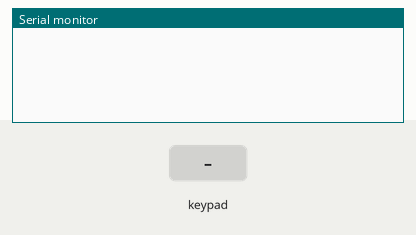
This sketch was run on a simulated Arduino Uno, built with avr-gcc and run on an emulated ATmega328P. Parts: the last lines printed to the serial monitor. Wiring (inferred from the names in the program): 8×8 keypad (labels assumed): rows pin 12, pin 11, pin 10, pin 9, pin 8, pin 7, pin 6, pin 13; columns pin 14, pin 15, pin 16, pin 17, pin 4, pin 3, pin 2, pin 5. Inputs (shaded band) come from the test bench.

Above: at 1.2 s.
1.3 s: key '1' pressed
At 2.2 s:
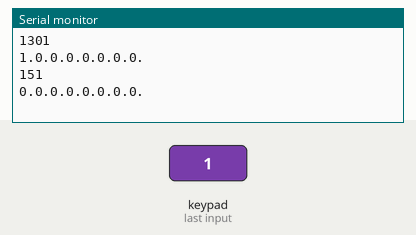
2.8 s: keypad keys 1 2 pressed 0.4 s apart
At 4.7 s:
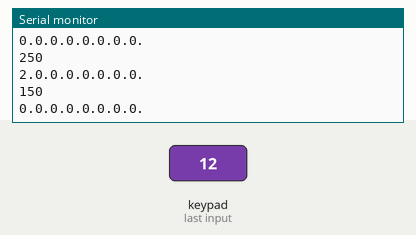
5.1 s: key '9' pressed
At 6.2 s:
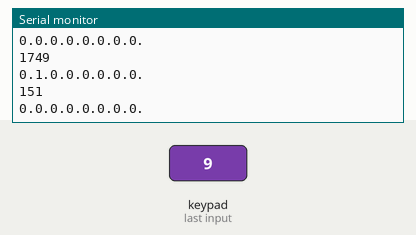
Timing chart, 0 to 8.1 s (numbered marks = the images above; inputs shaded):
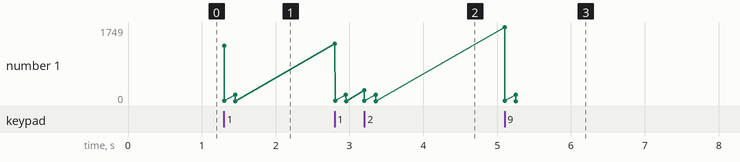

The sketch:

ChessNano.ino
```cpp
//numéro des pins de l'arduino pour les lignes et les colonnes

//byte const rowPins[8] = {2,3,4,5,6,7,8,9}; //INPUT
//byte const colPins[8] = {10,11,12,14,15,16,17,18}; //OUTPUT

byte rowPins[8] = {12, 11, 10, 9, 8, 7, 6, 13}; //connect to the row pinouts of the keypad
byte colPins[8] = {14, 15, 16, 17, 4, 3, 2, 5};

//état du plateau contenant les 8 bytes
byte BitMap[8] = {0, 0, 0, 0, 0, 0, 0, 0};

//temps du début du dernier scan
unsigned long startTime;

//signature sous forme de string a transmetre via USB
String strPos = "0.0.0.0.0.0.0.0.";

//temps minimum en milli seconde avant rescan de l'échiquier
byte const debounceTime =10;

//*********************************************************
// SCAN LE CLAVIER
//*********************************************************
bool getKeys()
{
	bool keyActivity = false;

  if ( (millis()-startTime)>debounceTime ) //si le dernier scan n'est pas trop récent
  {
		// RE INITIALISE LES PORTS A CHAQUE FOIS
		// CELA PERMET DE LES UTILISER AVEC UN AUTRE MATERIEL
		for (byte r=0; r<8; r++) { pinMode(rowPins[r],INPUT_PULLUP); }

  		for (byte c=0; c<8; c++)
  		{
  			pinMode(colPins[c],OUTPUT);
  			digitalWrite(colPins[c], LOW);	// Begin column pulse output.
  			for (byte r=0; r<8; r++)
  			{
  				if (!digitalRead(rowPins[r])!=bitRead(BitMap[r],c)) { keyActivity=true; } 	//inverser r et c pour inverser ligne colonne
  				bitWrite(BitMap[r], c, !digitalRead(rowPins[r]));
  			}
  			// REMET LE PORT EN ETAT POUR LA PROCHAINE LECTURE
  			digitalWrite(colPins[c],HIGH);
  			pinMode(colPins[c],INPUT);
  		}

  }
	return keyActivity;
}
//-----------------------------------------------------------
// effectue les permutations de bits pour renvoyer les bonnes signatures plateau
//-----------------------------------------------------------
void PermuToBOARD() {
  //byte TempoBitMap = 0;
  strPos = "";
	for (int i=0; i<8; i++)
  	{
  		strPos = strPos + BitMap[i];
    	strPos = strPos + ".";
  	}
}

//******************************************************************************************
//                          SETUP
//******************************************************************************************
void setup()
{
  //initialisation du port serie
  Serial.begin(57600);
  getKeys();
  startTime = millis();
}

//******************************************************************************************
//                          LOOP
//******************************************************************************************

void loop() {
    if (getKeys())
    {
      PermuToBOARD();
      Serial.println( millis() - startTime );
      Serial.println(strPos);
      startTime = millis();		//stock l'heure de fin du scan
    }
}
```

Measured:
- after the input at 1.3 s, the serial monitor: prints a new line at once (image 1)
- after the input at 2.8 s, the serial monitor: prints a new line at once (image 2)
- after the input at 5.1 s, the serial monitor: prints a new line at once (image 3)
